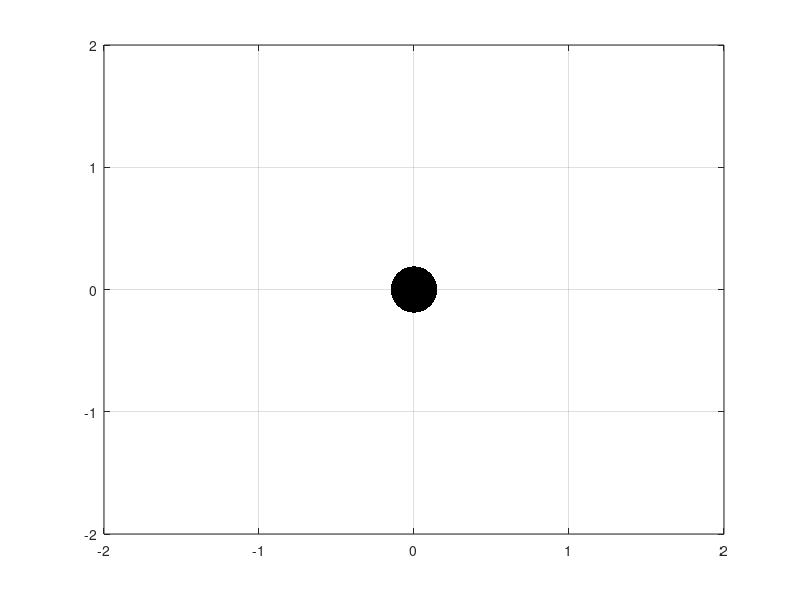

Source code (MATLAB):
x = 0;
y = 0;
plot(x,y,'k.','MarkerSize', 100)
grid on
axis([-2 2 -2 2])
pause(.5)


for v = 1:4
    
    
    num = randi([0 3]);
    x = 0;
    y = 0;
    plot(x,y,'k.','MarkerSize', 100)
    grid on
    axis([-2 2 -2 2])
    pause(.5)

    if num == 0
        
         num = num * 0;
         x = 0;
         y = 1;
         plot(x,y,'k.','MarkerSize', 100)
         
         grid on
         axis([-2 2 -2 2])
         pause(.5)
                       
    elseif num == 1
       
        
        num = num * 1;
         x = 1;
         y = 0;
         plot(x,y,'k.','MarkerSize', 100)
         grid on
         axis([-2 2 -2 2])
         pause(.5)
    
    elseif num == 2
       
        
        num = num * 2;
         x = 0;
         y = -1;
         plot(x,y,'k.','MarkerSize', 100)
         grid on
         axis([-2 2 -2 2])
         pause(.5)    
         
     
    elseif num == 3
       
        
         num = num * 3;
         x = -1;
         y = 0;
         plot(x,y,'k.','MarkerSize', 100)
         grid on
         axis([-2 2 -2 2])
         pause(.5)     
    
    end
    x = 0;
    y = 0;
    plot(x,y,'k.','MarkerSize', 100) 
    grid on
    axis([-2 2 -2 2])
    pause(.5)  
end




     